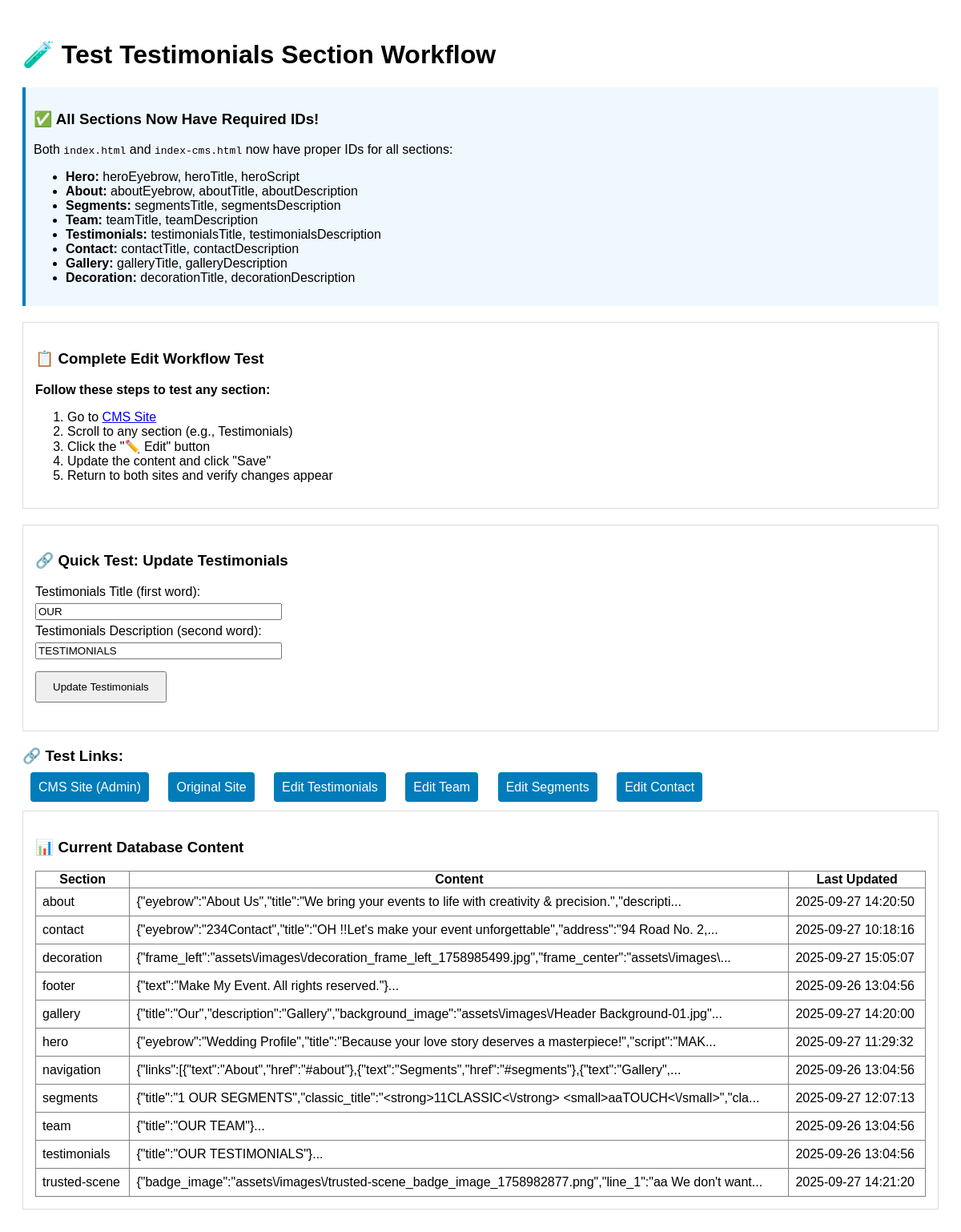
/test-testimonials.php, run on the app's committed database.
### tables this page shows
CREATE TABLE content_sections (
            id INTEGER PRIMARY KEY AUTOINCREMENT,
            section_name TEXT UNIQUE NOT NULL,
            content TEXT NOT NULL,
            updated_at TIMESTAMP DEFAULT CURRENT_TIMESTAMP,
            updated_by TEXT
        );

### test-testimonials.php (the view, shortened to what this page needs)
<!DOCTYPE html>
<html lang="en">
<head>
</head>
<body>
    <h1>🧪 Test Testimonials Section Workflow</h1>
    <div class="status">
        <h3>✅ All Sections Now Have Required IDs!</h3>
        <p>Both <code>index.html</code> and <code>index-cms.html</code> now have proper IDs for all sections:</p>
        <ul>
            <li><strong>Hero:</strong> heroEyebrow, heroTitle, heroScript</li>
            <li><strong>About:</strong> aboutEyebrow, aboutTitle, aboutDescription</li>
            <li><strong>Segments:</strong> segmentsTitle, segmentsDescription</li>
            <li><strong>Team:</strong> teamTitle, teamDescription</li>
            <li><strong>Testimonials:</strong> testimonialsTitle, testimonialsDescription</li>
            <li><strong>Contact:</strong> contactTitle, contactDescription</li>
            <li><strong>Gallery:</strong> galleryTitle, galleryDescription</li>
            <li><strong>Decoration:</strong> decorationTitle, decorationDescription</li>
        </ul>
    </div>
    <div class="test-section">
        <h3>📋 Complete Edit Workflow Test</h3>
        <p><strong>Follow these steps to test any section:</strong></p>
        <ol>
            <li>Go to <a href="index-cms.html">CMS Site</a></li>
            <li>Scroll to any section (e.g., Testimonials)</li>
            <li>Click the "✏️ Edit" button</li>
            <li>Update the content and click "Save"</li>
            <li>Return to both sites and verify changes appear</li>
        </ol>
    </div>
    <div class="test-section">
        <h3>🔗 Quick Test: Update Testimonials</h3>
        <form action="admin/edit-section.php?section=testimonials" method="POST" class="update-form">
            <label>Testimonials Title (first word):</label><br>
            <input type="text" name="content[testimonialsTitle]" value="OUR" style="width: 300px; margin: 5px 0;"><br>
            <label>Testimonials Description (second word):</label><br>
            <input type="text" name="content[testimonialsDescription]" value="TESTIMONIALS" style="width: 300px; margin: 5px 0;"><br>
            <button type="submit" name="update_content" style="padding: 10px 20px; margin: 10px 0;">Update Testimonials</button>
        </form>
    </div>
    <div class="links">
        <h3>🔗 Test Links:</h3>
        <a href="index-cms.html">CMS Site (Admin)</a>
        <a href="index.html">Original Site</a>
        <a href="admin/edit-section.php?section=testimonials">Edit Testimonials</a>
        <a href="admin/edit-section.php?section=team">Edit Team</a>
        <a href="admin/edit-section.php?section=segments">Edit Segments</a>
        <a href="admin/edit-section.php?section=contact">Edit Contact</a>
    </div>
    <div class="test-section">
        <h3>📊 Current Database Content</h3>
        <?php
        try {
            $db = new Database();
            $conn = $db->getConnection();
            $query = "SELECT section_name, content, updated_at FROM content_sections ORDER BY section_name";
            $stmt = $conn->prepare($query);
            $stmt->execute();
            $sections = $stmt->fetchAll(PDO::FETCH_ASSOC);
            if ($sections) {
                echo "<table border='1' style='width: 100%; border-collapse: collapse;'>";
                echo "<tr><th>Section</th><th>Content</th><th>Last Updated</th></tr>";
                foreach ($sections as $section) {
                    echo "<tr>";
                    echo "<td style='padding: 8px;'>" . htmlspecialchars($section['section_name']) . "</td>";
                    echo "<td style='padding: 8px;'>" . htmlspecialchars(substr($section['content'], 0, 100)) . "...</td>";
                    echo "<td style='padding: 8px;'>" . htmlspecialchars($section['updated_at']) . "</td>";
                    echo "</tr>";
                }
                echo "</table>";
            } else {
                echo "<p>No content found in database.</p>";
            }
        } catch (Exception $e) {
            echo "<p>Error loading content: " . $e->getMessage() . "</p>";
        }
        ?>
    </div>
</body>
</html>

### test-testimonials.php (style rules this page uses)
body { font-family: Arial, sans-serif; padding: 20px; }
.test-section { margin: 20px 0; padding: 15px; border: 1px solid #ddd; }
.update-form { margin: 10px 0; }
.links { margin: 20px 0; }
.links a { margin: 0 10px; padding: 10px; background: #007cba; color: white; text-decoration: none; border-radius: 4px; }
.status { padding: 10px; background: #f0f8ff; border-left: 4px solid #007cba; margin: 10px 0; }

### data on the page
content_sections: section_name "about", content "{\"eyebrow\":\"About Us\",\"title\":\"We bring your events to life with creativity & precision.\",\"descripti", updated_at "2025-09-27 14:20:50"
content_sections: section_name "contact", content "{\"eyebrow\":\"234Contact\",\"title\":\"OH !!Let's make your event unforgettable\",\"address\":\"94 Road No. 2,", updated_at "2025-09-27 10:18:16"
content_sections: section_name "decoration", content "{\"frame_left\":\"assets\\/images\\/decoration_frame_left_1758985499.jpg\",\"frame_center\":\"assets\\/images\\", updated_at "2025-09-27 15:05:07"
content_sections: section_name "footer", content "{\"text\":\"Make My Event. All rights reserved.\"}", updated_at "2025-09-26 13:04:56"
content_sections: section_name "gallery", content "{\"title\":\"Our\",\"description\":\"Gallery\",\"background_image\":\"assets\\/images\\/Header Background-01.jpg\"", updated_at "2025-09-27 14:20:00"
content_sections: section_name "hero", content "{\"eyebrow\":\"Wedding Profile\",\"title\":\"Because your love story deserves a masterpiece!\",\"script\":\"MAK", updated_at "2025-09-27 11:29:32"
content_sections: section_name "navigation", content "{\"links\":[{\"text\":\"About\",\"href\":\"#about\"},{\"text\":\"Segments\",\"href\":\"#segments\"},{\"text\":\"Gallery\",", updated_at "2025-09-26 13:04:56"
content_sections: section_name "segments", content "{\"title\":\"1 OUR SEGMENTS\",\"classic_title\":\"<strong>11CLASSIC<\\/strong> <small>aaTOUCH<\\/small>\",\"cla", updated_at "2025-09-27 12:07:13"
content_sections: section_name "team", content "{\"title\":\"OUR TEAM\"}", updated_at "2025-09-26 13:04:56"
content_sections: section_name "testimonials", content "{\"title\":\"OUR TESTIMONIALS\"}", updated_at "2025-09-26 13:04:56"
content_sections: section_name "trusted-scene", content "{\"badge_image\":\"assets\\/images\\/trusted-scene_badge_image_1758982877.png\",\"line_1\":\"aa We don't want", updated_at "2025-09-27 14:21:20"
